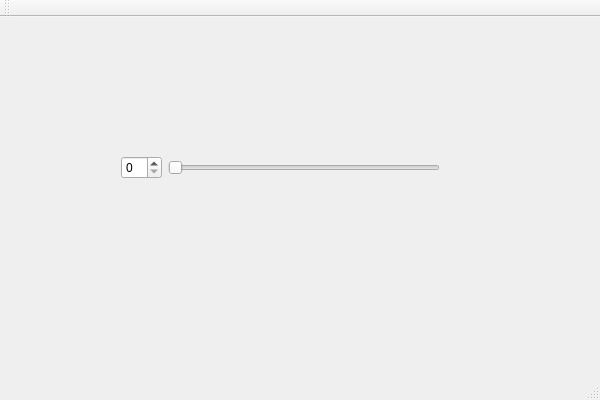
<?xml version="1.0" encoding="UTF-8"?>
<ui version="4.0">
 <class>spinboxandsliderClass</class>
 <widget class="QMainWindow" name="spinboxandsliderClass">
  <property name="geometry">
   <rect>
    <x>0</x>
    <y>0</y>
    <width>600</width>
    <height>400</height>
   </rect>
  </property>
  <property name="windowTitle">
   <string>spinboxandslider</string>
  </property>
  <widget class="QWidget" name="centralWidget">
   <widget class="QWidget" name="horizontalLayoutWidget">
    <property name="geometry">
     <rect>
      <x>110</x>
      <y>70</y>
      <width>341</width>
      <height>161</height>
     </rect>
    </property>
    <layout class="QHBoxLayout" name="horizontalLayout">
     <item>
      <widget class="QSpinBox" name="spinBox"/>
     </item>
     <item>
      <widget class="QSlider" name="horizontalSlider">
       <property name="orientation">
        <enum>Qt::Horizontal</enum>
       </property>
      </widget>
     </item>
    </layout>
   </widget>
  </widget>
  <widget class="QMenuBar" name="menuBar">
   <property name="geometry">
    <rect>
     <x>0</x>
     <y>0</y>
     <width>600</width>
     <height>23</height>
    </rect>
   </property>
  </widget>
  <widget class="QToolBar" name="mainToolBar">
   <attribute name="toolBarArea">
    <enum>TopToolBarArea</enum>
   </attribute>
   <attribute name="toolBarBreak">
    <bool>false</bool>
   </attribute>
  </widget>
  <widget class="QStatusBar" name="statusBar"/>
 </widget>
 <layoutdefault spacing="6" margin="11"/>
 <resources>
  <include location="spinboxandslider.qrc"/>
 </resources>
 <connections/>
</ui>
